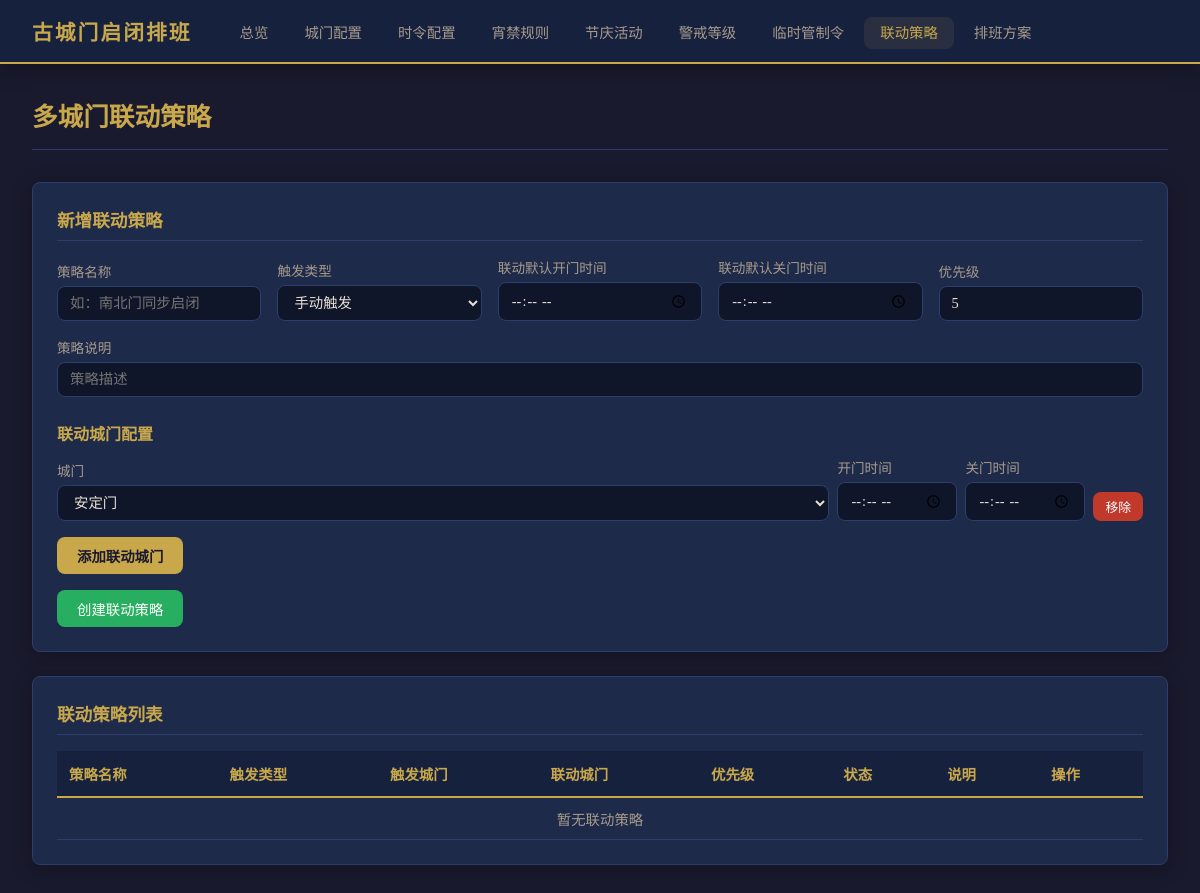
/linkage-strategies, run on an earlier commit of the app's database.
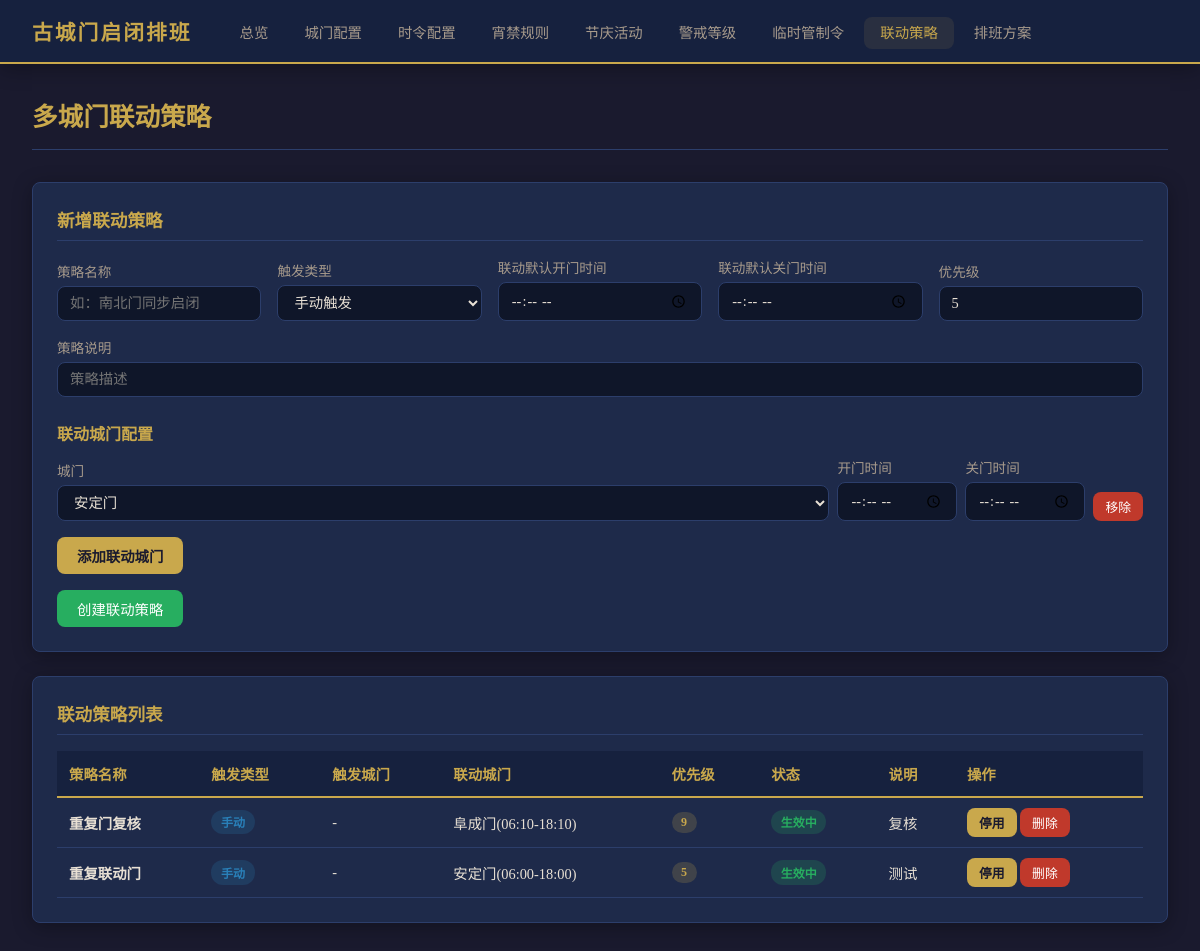
And on a later commit of the database.
### tables this page shows
CREATE TABLE gate_linkage_strategies (
            id INTEGER PRIMARY KEY AUTOINCREMENT,
            strategy_name TEXT NOT NULL,
            trigger_type TEXT NOT NULL CHECK(trigger_type IN ('gate_event','time_based','manual')),
            trigger_gate_id INTEGER DEFAULT NULL,
            trigger_event TEXT DEFAULT '',
            linked_open_time TEXT DEFAULT '',
            linked_close_time TEXT DEFAULT '',
            priority INTEGER NOT NULL DEFAULT 5,
            is_active INTEGER NOT NULL DEFAULT 1 CHECK(is_active IN (0,1)),
            description TEXT DEFAULT '',
            created_at TEXT DEFAULT (datetime('now')),
            FOREIGN KEY (trigger_gate_id) REFERENCES gates(id) ON DELETE SET NULL
        );

CREATE TABLE gate_linkage_items (
            id INTEGER PRIMARY KEY AUTOINCREMENT,
            strategy_id INTEGER NOT NULL,
            gate_id INTEGER NOT NULL,
            effect_open_time TEXT DEFAULT '',
            effect_close_time TEXT DEFAULT '',
            FOREIGN KEY (strategy_id) REFERENCES gate_linkage_strategies(id) ON DELETE CASCADE,
            FOREIGN KEY (gate_id) REFERENCES gates(id) ON DELETE CASCADE,
            UNIQUE(strategy_id, gate_id)
        );

CREATE TABLE gates (
            id INTEGER PRIMARY KEY AUTOINCREMENT,
            gate_code TEXT UNIQUE NOT NULL,
            gate_name TEXT NOT NULL,
            direction TEXT NOT NULL CHECK(direction IN ('东','南','西','北')),
            is_main INTEGER NOT NULL DEFAULT 0 CHECK(is_main IN (0,1)),
            notes TEXT DEFAULT ''
        );

### main.py (the view)
@app.get("/linkage-strategies", response_class=HTMLResponse)
async def linkage_strategies_page(request: Request, error: str = None):
    conn = get_db()
    gates = conn.execute("SELECT * FROM gates ORDER BY id").fetchall()
    conn.close()
    strategies = get_all_linkage_strategies()
    return templates.TemplateResponse("linkage_strategies.html", {
        "request": request,
        "gates": gates,
        "strategies": strategies,
        "active_page": "linkage_strategies",
        "error_msg": error,
    })

### templates/linkage_strategies.html (shortened to what the changed rows need)
{% extends "base.html" %}
{% block content %}
<div class="page-header">
    <h1>多城门联动策略</h1>
</div>
<div class="card">
    <h2>新增联动策略</h2>
</div>
<div class="card">
    <h2>联动策略列表</h2>
    <div class="table-responsive">
        <table>
            <thead>
                <tr>
                    <th>策略名称</th>
                    <th>触发类型</th>
                    <th>触发城门</th>
                    <th>联动城门</th>
                    <th>优先级</th>
                    <th>状态</th>
                    <th>说明</th>
                    <th>操作</th>
                </tr>
            </thead>
            <tbody>
                {% for s in strategies %}
                <tr>
                    <td><strong>{{ s.strategy_name }}</strong></td>
                    <td>
                        {% if s.trigger_type == 'manual' %}
                        <span class="badge badge-blue">手动</span>
                        {% elif s.trigger_type == 'gate_event' %}
                        <span class="badge badge-orange">城门事件</span>
                        {% else %}
                        <span class="badge badge-purple">定时</span>
                        {% endif %}
                    </td>
                    <td>{{ s.trigger_gate_name or '-' }}</td>
                    <td>
                        {% for g in s.linked_gates %}
                        {{ g.gate_name }}{% if g.effect_open_time or g.effect_close_time %}({{ g.effect_open_time or '···' }}-{{ g.effect_close_time or '···' }}){% endif %}{% if not loop.last %}、{% endif %}
                        {% endfor %}
                    </td>
                    <td><span class="badge badge-gold">{{ s.priority }}</span></td>
                    <td>
                        {% if s.is_active %}
                        <span class="badge badge-green">生效中</span>
                        {% else %}
                        <span class="badge badge-red">已停用</span>
                        {% endif %}
                    </td>
                    <td>{{ s.description or '-' }}</td>
                    <td>
                        <form method="POST" action="/linkage-strategies/toggle/{{ s.id }}" style="display:inline;">
                            <button type="submit" class="btn btn-sm btn-primary">{% if s.is_active %}停用{% else %}启用{% endif %}</button>
                        </form>
                        <form method="POST" action="/linkage-strategies/delete/{{ s.id }}" style="display:inline;" onsubmit="return confirm('确认删除此联动策略？')">
                            <button type="submit" class="btn btn-danger">删除</button>
                        </form>
                    </td>
                </tr>
                {% endfor %}
                {% if not strategies %}
                <tr><td colspan="8" style="text-align:center;color:var(--text-secondary);">暂无联动策略</td></tr>
                {% endif %}
            </tbody>
        </table>
    </div>
</div>
{% endblock %}

What changed in the data, as far as the page shows it:
added gate_linkage_strategies: strategy_name "重复门复核", trigger_type "手动", trigger_gate_name "-", priority "9", is_active "生效中", description "复核"
added gate_linkage_items: gate_name "阜成门", effect_open_time "06:10", effect_close_time "18:10", shown under "重复门复核"
added gate_linkage_strategies: strategy_name "重复联动门", trigger_type "手动", trigger_gate_name "-", priority "5", is_active "生效中", description "测试"
added gate_linkage_items: gate_name "安定门", effect_open_time "06:00", effect_close_time "18:00", shown under "重复联动门"
Also different on the page:
text no longer shown: "暂无联动策略"
